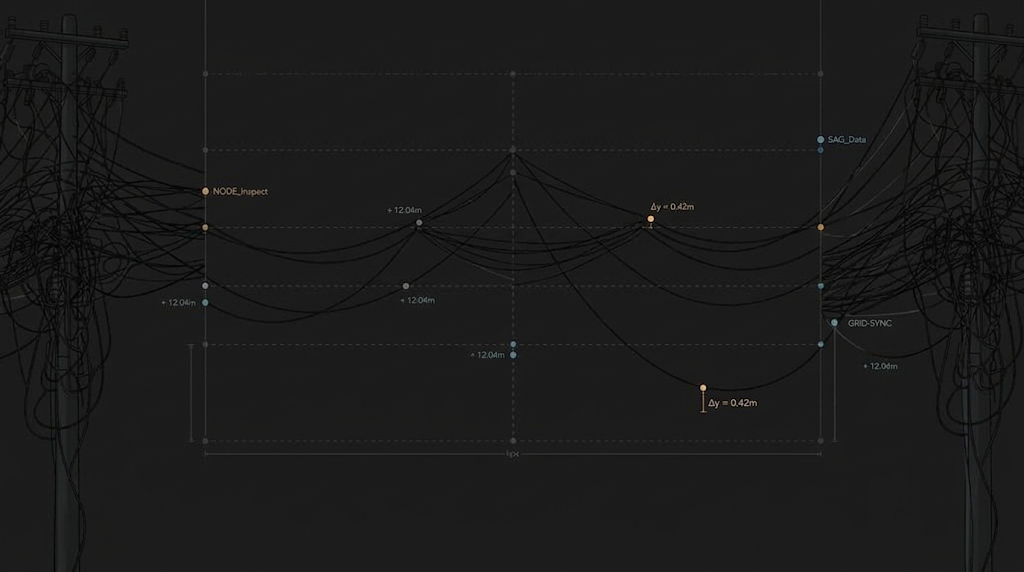
#> input picture frontend/assets/images/login-wireframe-bg.png, 1024 x 572 px
$ python cli.py ../../../frontend/assets/images/login-wireframe-bg.png --out out   (older library calls are emulated)
#> lines starting #> are read from the running program, lines starting #| are printed output that depends on the picture
### backend/utils/cv/preprocess.py
"""Image preprocessing and quality validation.

Complexity:
- N = width * height (number of pixels)
- Grayscale conversion: O(N)
- Resize: O(N)
- Denoise: O(N)
- Overall Preprocessing: O(N)
"""

import logging

import cv2
import numpy as np

from backend.utils.cv.types import PreprocessResult

logger = logging.getLogger(__name__)


from PIL import Image, ImageOps


def validate_and_preprocess(image_path: str) -> PreprocessResult:
    """Validate image quality and prepare arrays for downstream stages.

    1. Corrupt file check
    2. Minimum resolution check (e.g. 100x100)
    3. Blurry check (Laplacian variance < 50)
    4. Dark check (Mean brightness < 15)

    Returns PreprocessResult with quality flags and prepped images.
    """
    try:
        pil_img = Image.open(image_path)
#> pil_img is the input picture: PIL image 1024x572 RGBA; mean R, G, B, A 26.7, 26.8, 26.7, 255
        pil_img = ImageOps.exif_transpose(pil_img)
        img = cv2.cvtColor(np.array(pil_img), cv2.COLOR_RGB2BGR)
    except Exception:
        return PreprocessResult(quality_ok=False, reason="corrupt_file")

    h, w = img.shape[:2]
#> h = 572; w = 1024
    original_shape = (h, w)
#> original_shape = (572, 1024)

    if h < 100 or w < 100:
        return PreprocessResult(quality_ok=False, reason="resolution_too_low", original_shape=original_shape)

    gray = cv2.cvtColor(img, cv2.COLOR_BGR2GRAY)

    mean_bright = np.mean(gray)
#> mean_bright = 26.77
    if mean_bright < 15.0:
        return PreprocessResult(quality_ok=False, reason="too_dark", original_shape=original_shape)

    laplacian_var = cv2.Laplacian(gray, cv2.CV_64F).var()
#> laplacian_var = 118.1
    if laplacian_var < 50.0:
        return PreprocessResult(quality_ok=False, reason="too_blurry", original_shape=original_shape)

    # Prepare RGB
    rgb = cv2.cvtColor(img, cv2.COLOR_BGR2RGB)

    # Optional enhancement (Gaussian denoise, contrast) could be done here
    # For now, just pass the clean arrays
    rgb = cv2.GaussianBlur(rgb, (3, 3), 0)
    gray = cv2.GaussianBlur(gray, (3, 3), 0)

    logger.debug(f"Preprocessed {image_path}: {w}x{h}, blur={laplacian_var:.1f}, bright={mean_bright:.1f}")
    return PreprocessResult(
        quality_ok=True,
        reason="",
        gray=gray,
        rgb=rgb,
        original_shape=original_shape
    )

### backend/utils/cv/vni.py
"""FFT-based Visual Noise Index (VNI).

Complexity:
- N = width * height (number of pixels in resized image, up to 512x512)
- FFT2: O(N log N)
- FFTShift: O(N)
- Masking: O(N)
- Overall: O(N log N)
"""

import logging

import cv2
import numpy as np

from backend.utils.cv.types import VNIResult

logger = logging.getLogger(__name__)


def compute_vni(gray_image: np.ndarray) -> VNIResult:
    """Compute VNI and return the spectrum image for visualization.

    Grayscale -> resize longest 512 -> /255 -> fft2 -> fftshift -> magnitude.
    Mask out radius < 8%*min(H,W) and axis bands |x-cx|<2, |y-cy|<2.
    VNI = sum(mag*mask) / sum(mag), clipped [0,1].
    """
    h, w = gray_image.shape
#> h = 572; w = 1024
    longest = max(h, w)
#> longest = 1024

    if longest > 0:
        scale = 512.0 / longest
#> scale = 0.5
        gray = cv2.resize(gray_image, (max(1, int(w * scale)), max(1, int(h * scale))),
                          interpolation=cv2.INTER_AREA)
#> gray: shape (286, 512)
    else:
        gray = gray_image

    h, w = gray.shape
#> h = 286; w = 512
    if h < 4 or w < 4:
        return VNIResult(vni=0.0)

    gray_norm = gray.astype(np.float64) / 255.0
    f = np.fft.fft2(gray_norm)
    fshift = np.fft.fftshift(f)
    magnitude = np.abs(fshift)
    total = np.sum(magnitude)
#> total = 629057.5

    if total == 0:
        return VNIResult(vni=0.0)

    cy, cx = h // 2, w // 2
#> cy = 143; cx = 256
    radius_thr = int(0.08 * min(h, w))
#> radius_thr = 22
    yy, xx = np.ogrid[:h, :w]
#> yy = 286 values from 0 to 285
    dist = np.sqrt((xx - cx) ** 2 + (yy - cy) ** 2)

    mask = np.ones((h, w), dtype=bool)
    mask[dist < radius_thr] = False
    mask[np.abs(yy - cy)[:, 0] < 2, :] = False
    mask[:, np.abs(xx - cx)[0, :] < 2] = False

    vni = float(np.clip(np.sum(magnitude[mask]) / total, 0.0, 1.0))
#> vni = 0.855

    # Generate log-magnitude spectrum image for visualization
    # Avoid log(0)
    mag_log = np.log(1 + magnitude)
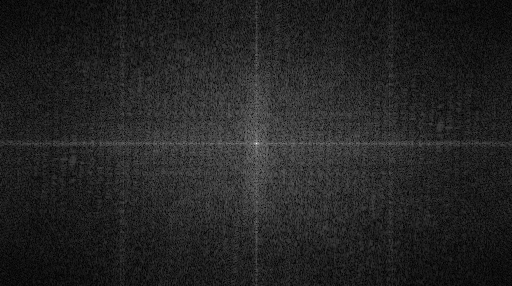
#> mag_log: shape (286, 512) float64; min 1.4e-14, max 9.64, mean 1.36; drawn with min black and max white
    mag_norm = cv2.normalize(mag_log, None, 0, 255, cv2.NORM_MINMAX, dtype=cv2.CV_8U)

    # Colorize or just leave grayscale. Let's make it an attractive heatmap
    spectrum_color = cv2.applyColorMap(mag_norm, cv2.COLORMAP_MAGMA)
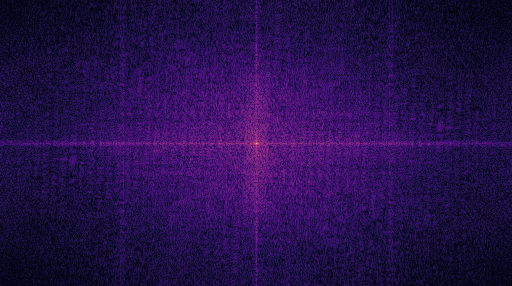
#> spectrum_color: shape (286, 512, 3); mean B, G, R 75.5, 14.7, 37.5

    # Encode to PNG
    _, buffer = cv2.imencode('.png', spectrum_color)

    logger.debug(f"VNI computed: {vni:.4f}")
    return VNIResult(
        vni=vni,
        spectrum_png=buffer.tobytes()
    )

### backend/utils/cv/cli.py
"""CLI for testing the CV pipeline visually.

Usage: python -m backend.utils.cv.cli sample.jpg --out out/
"""

import argparse
from pathlib import Path

import cv2
import numpy as np
from ultralytics import YOLO

from backend.utils.cv.catenary import calculate_sag_metrics
from backend.utils.cv.centerline import extract_centerline
from backend.utils.cv.preprocess import validate_and_preprocess
from backend.utils.cv.segment import segment_image
from backend.utils.cv.vni import compute_vni


def main():
    parser = argparse.ArgumentParser()
    parser.add_argument("image", help="Input image path")
    parser.add_argument("--out", required=True, help="Output directory for visual overlays")
    parser.add_argument("--model", default="backend/models/wireframe_seg.pt", help="Model path")
    args = parser.parse_args()

    out_dir = Path(args.out)
    out_dir.mkdir(parents=True, exist_ok=True)

    # Preprocess
    prep = validate_and_preprocess(args.image)
    if not prep.quality_ok:
        print(f"Image rejected: {prep.reason}")
        return

    print("Preprocessing OK.")

    # VNI
    vni_res = compute_vni(prep.gray)
    print(f"VNI: {vni_res.vni:.4f}")
#| VNI: 0.8555
    if vni_res.spectrum_png:
        with open(out_dir / "spectrum.png", "wb") as f:
            f.write(vni_res.spectrum_png)

    # Segment
    print(f"Loading model {args.model}...")
    try:
        model = YOLO(args.model)
    except Exception as e:
        print(f"Failed to load model: {e}")
        model = None

    overlay = prep.rgb.copy()

    if model:
        seg_res = segment_image(prep.rgb, model, prep.original_shape)
        if seg_res.mask_available:
            print(f"Found {len(seg_res.masks)} masks.")
            # Overlay masks
            for i, mask in enumerate(seg_res.masks):
                # Colorize mask
                color = (0, 255, 0)
                colored_mask = np.zeros_like(prep.rgb)
                colored_mask[mask > 0] = color
                overlay = cv2.addWeighted(overlay, 1.0, colored_mask, 0.5, 0)

                # Centerline
                cline = extract_centerline(mask, seg_res.boxes[i])
                if cline.is_valid:
                    print(f"Wire {i}: Extracted centerline ({len(cline.polyline)} points)")
                    # Draw centerline
                    for pt in cline.polyline:
                        cv2.circle(overlay, pt, 1, (255, 0, 0), -1)

                    # Catenary
                    cat = calculate_sag_metrics(cline.polyline)
                    print(f"  Sag to Span: {cat.sag_to_span:.4f}")
                    # Draw fit
                    if cat.fitted_points:
                        pts = np.array(cat.fitted_points, np.int32)
                        pts = pts.reshape((-1, 1, 2))
                        cv2.polylines(overlay, [pts], False, (0, 0, 255), 2)
        else:
            print("No masks available (detect-only).")

    overlay_bgr = cv2.cvtColor(overlay, cv2.COLOR_RGB2BGR)
    cv2.imwrite(str(out_dir / "overlay.jpg"), overlay_bgr)
    print(f"Results saved to {out_dir}")

if __name__ == "__main__":
    main()
#> (the call stopped at in main, `model = YOLO(args.model)`: ultralytics is not available in this run)
